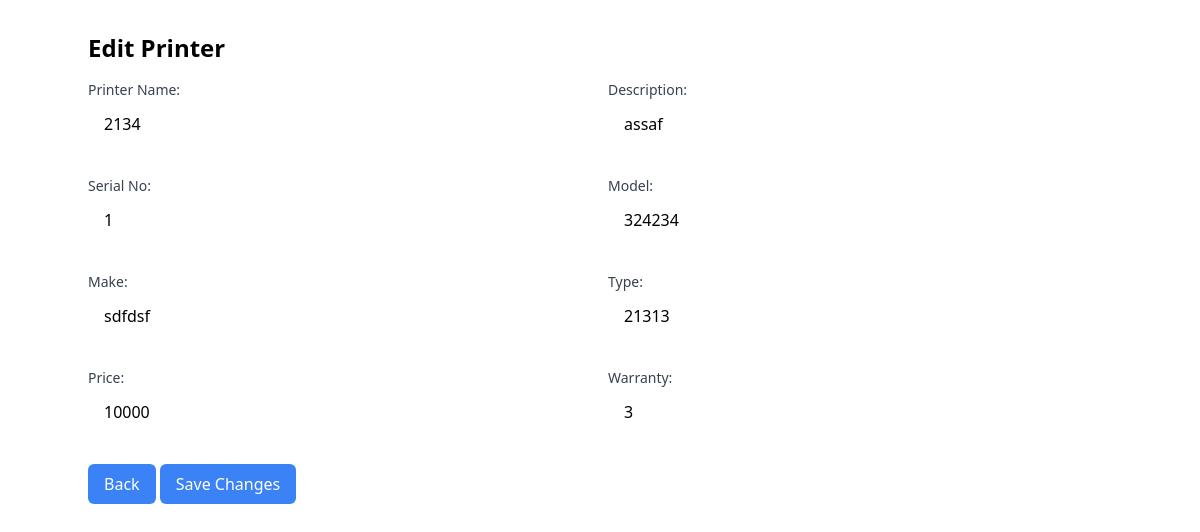
The app's page /edit/Printer/1/ with its own data.
### printer/models.py (models this page shows, shortened)
class Printer(models.Model):
    asset_id=models.CharField(max_length=6,null=True)
    printer_name=models.CharField(max_length=20,null=True)
    desc=models.CharField(max_length=50)
    location=models.ForeignKey(Location,on_delete=models.PROTECT,null=True)
    serial_no=models.CharField(max_length=20)
    model=models.CharField(max_length=20)
    make=models.CharField(max_length=20)
    type=models.CharField(max_length=20,null=True)
    price=models.CharField(max_length=15)
    buy_date=models.DateField(default=datetime.date.today)
    warranty=models.IntegerField()
    expiry = models.DateField(null=True, blank=True)
    status=models.CharField(max_length=50,null=True)
    employee=models.ForeignKey(Employees,on_delete=models.PROTECT,null=True)

### printer/views.py (the view, shortened to what this page needs)
# urls.py: path('edit/Printer/<int:asset_id>/',printerviews.printer_edit),
def printer_edit(request, asset_id):
    printer = Printer.objects.get(id=asset_id)
    ldata=Location.objects.all()
    return render(request, 'edit_printer.html', {'printer': printer,'loc':ldata})

### templates/edit_printer.html (shortened to what this page needs)
<!DOCTYPE html>
<html>
<head>
  <link href="https://cdn.jsdelivr.net/npm/tailwindcss@2.2.17/dist/tailwind.min.css" rel="stylesheet"></head>
<body>
  <div class="container mx-auto py-8">
    <h1 class="text-2xl font-bold mb-4">Edit Printer</h1>
    <form method="POST">
      <div class="grid grid-cols-2 gap-4">
        <div class="mb-4">
          <label for="printer_name" class="block text-sm font-medium text-gray-700">Printer Name:</label>
          <input type="text" id="printer_name" name="printer_name" value="{{ printer.printer_name }}" required
                 class="mt-1 px-4 py-2 block w-full border-gray-300 rounded-md focus:ring-blue-500 focus:border-blue-500">
        </div>
        <div class="mb-4">
          <label for="desc" class="block text-sm font-medium text-gray-700">Description:</label>
          <input type="text" id="desc" name="desc" value="{{ printer.desc }}" required
                 class="mt-1 px-4 py-2 block w-full border-gray-300 rounded-md focus:ring-blue-500 focus:border-blue-500">
        </div>
        <div class="mb-4">
          <label for="serial_no" class="block text-sm font-medium text-gray-700">Serial No:</label>
          <input type="text" id="serial_no" name="serial_no" value="{{ printer.serial_no }}" required
                 class="mt-1 px-4 py-2 block w-full border-gray-300 rounded-md focus:ring-blue-500 focus:border-blue-500">
        </div>
        <div class="mb-4">
          <label for="model" class="block text-sm font-medium text-gray-700">Model:</label>
          <input type="text" id="model" name="model" value="{{ printer.model }}" required
                 class="mt-1 px-4 py-2 block w-full border-gray-300 rounded-md focus:ring-blue-500 focus:border-blue-500">
        </div>
        <div class="mb-4">
          <label for="make" class="block text-sm font-medium text-gray-700">Make:</label>
          <input type="text" id="make" name="make" value="{{ printer.make }}" required
                 class="mt-1 px-4 py-2 block w-full border-gray-300 rounded-md focus:ring-blue-500 focus:border-blue-500">
        </div>
        <div class="mb-4">
          <label for="type" class="block text-sm font-medium text-gray-700">Type:</label>
          <input type="text" id="type" name="type" value="{{ printer.type }}" required
                 class="mt-1 px-4 py-2 block w-full border-gray-300 rounded-md focus:ring-blue-500 focus:border-blue-500">
        </div>
        <div class="mb-4">
          <label for="price" class="block text-sm font-medium text-gray-700">Price:</label>
          <input type="text" id="price" name="price" value="{{ printer.price }}" required
                 class="mt-1 px-4 py-2 block w-full border-gray-300 rounded-md focus:ring-blue-500 focus:border-blue-500">
        </div>
        <div class="mb-4">
          <label for="warranty" class="block text-sm font-medium text-gray-700">Warranty:</label>
          <input type="number" id="warranty" name="warranty" value="{{ printer.warranty }}" required
                 class="mt-1 px-4 py-2 block w-full border-gray-300 rounded-md focus:ring-blue-500 focus:border-blue-500">
        </div>
      </div>
      <div class="mt-4 justify-between">
        <button id="backBtn" onclick="func()" class="px-4 py-2 bg-blue-500 text-white rounded-md hover:bg-blue-600">Back</button>
        <button type="submit" class="px-4 py-2 bg-blue-500 text-white rounded-md hover:bg-blue-600">Save Changes</button>
      </div>
    </form>
  </div>
</body>
</html>

### records on screen
Printer: printer_name "2134", desc "assaf", serial_no "1", model "324234", make "sdfdsf", type "21313", price "10000", warranty "3"
